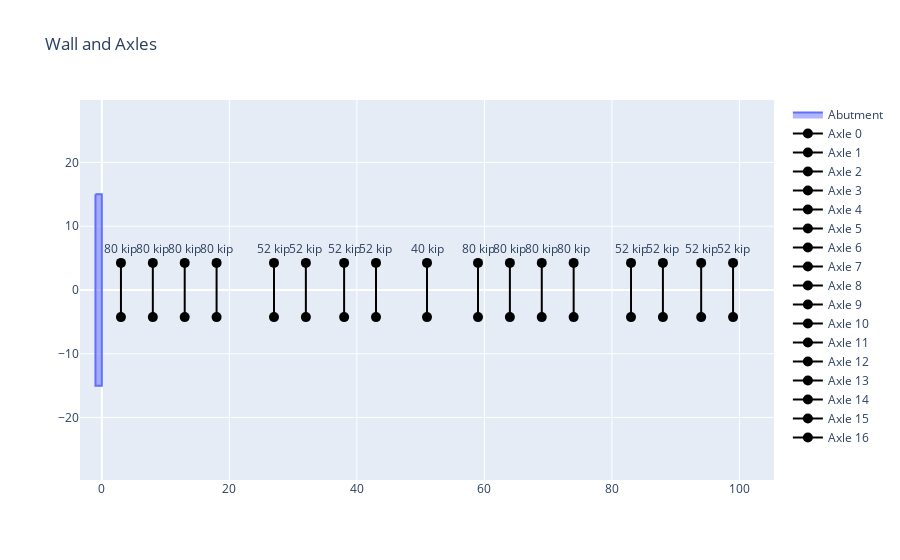

Notebook cell for this chart:
### Code cell
# Draw abutment & axle loads


fig = go.Figure()

# Plot the abutment
def plot_abutment(fig):

    x, y = abutment['plotx'], abutment['ploty']    
    fig.add_trace(go.Scatter(x=x, y=y,
                             mode='lines',
                             name='Abutment',
                             fill='toself'))
plot_abutment(fig)

def plot_axle_concentrated(fig):
    # Plot the axle loads
    for iaxle, iloc in enumerate(LL['locations']):
        # Usually greatest effect moves the 1st axle behind the wall
        # Positive offset would move 1st axle away
        
        
        x = [iloc, iloc]
        y = [dist['tie_width']/2, -dist['tie_width']/2]
        magnitude = LL['magnitudes'][iaxle]

        fig.add_trace(go.Scatter(x=x, y=y,
                                mode='lines+markers+text',
                                name=f'Axle {iaxle}',
                                marker_color='rgba(0, 0, 0, 1.0)',
                                text=[f'{magnitude} kip',''],
                                textposition='top center',
                                marker_size=10))
plot_axle_concentrated(fig)

fig.update_layout(title=dict(text="Wall and Axles"))
fig.update_yaxes(scaleanchor="x", scaleratio=1)
fig.show()

### Figure 1 — Plotly figure (JSON) as saved in the notebook; plotly's stock layout.template omitted (floating-point values rounded to 4 significant figures)
{"data": [{"fill": "toself", "mode": "lines", "name": "Abutment", "type": "scatter", "x": [-1, 0, 0, -1, -1], "y": [15, 15, -15, -15, 15]}, {"marker": {"color": "rgba(0, 0, 0, 1)", "size": 10}, "mode": "lines+markers+text", "name": "Axle 0", "text": ["80 kip", ""], "textposition": "top center", "type": "scatter", "x": [3, 3], "y": [4.25, -4.25]}, {"marker": {"color": "rgba(0, 0, 0, 1)", "size": 10}, "mode": "lines+markers+text", "name": "Axle 1", "text": ["80 kip", ""], "textposition": "top center", "type": "scatter", "x": [8, 8], "y": [4.25, -4.25]}, {"marker": {"color": "rgba(0, 0, 0, 1)", "size": 10}, "mode": "lines+markers+text", "name": "Axle 2", "text": ["80 kip", ""], "textposition": "top center", "type": "scatter", "x": [13, 13], "y": [4.25, -4.25]}, {"marker": {"color": "rgba(0, 0, 0, 1)", "size": 10}, "mode": "lines+markers+text", "name": "Axle 3", "text": ["80 kip", ""], "textposition": "top center", "type": "scatter", "x": [18, 18], "y": [4.25, -4.25]}, {"marker": {"color": "rgba(0, 0, 0, 1)", "size": 10}, "mode": "lines+markers+text", "name": "Axle 4", "text": ["52 kip", ""], "textposition": "top center", "type": "scatter", "x": [27, 27], "y": [4.25, -4.25]}, {"marker": {"color": "rgba(0, 0, 0, 1)", "size": 10}, "mode": "lines+markers+text", "name": "Axle 5", "text": ["52 kip", ""], "textposition": "top center", "type": "scatter", "x": [32, 32], "y": [4.25, -4.25]}, {"marker": {"color": "rgba(0, 0, 0, 1)", "size": 10}, "mode": "lines+markers+text", "name": "Axle 6", "text": ["52 kip", ""], "textposition": "top center", "type": "scatter", "x": [38, 38], "y": [4.25, -4.25]}, {"marker": {"color": "rgba(0, 0, 0, 1)", "size": 10}, "mode": "lines+markers+text", "name": "Axle 7", "text": ["52 kip", ""], "textposition": "top center", "type": "scatter", "x": [43, 43], "y": [4.25, -4.25]}, {"marker": {"color": "rgba(0, 0, 0, 1)", "size": 10}, "mode": "lines+markers+text", "name": "Axle 8", "text": ["40 kip", ""], "textposition": "top center", "type": "scatter", "x": [51, 51], "y": [4.25, -4.25]}, {"marker": {"color": "rgba(0, 0, 0, 1)", "size": 10}, "mode": "lines+markers+text", "name": "Axle 9", "text": ["80 kip", ""], "textposition": "top center", "type": "scatter", "x": [59, 59], "y": [4.25, -4.25]}, {"marker": {"color": "rgba(0, 0, 0, 1)", "size": 10}, "mode": "lines+markers+text", "name": "Axle 10", "text": ["80 kip", ""], "textposition": "top center", "type": "scatter", "x": [64, 64], "y": [4.25, -4.25]}, {"marker": {"color": "rgba(0, 0, 0, 1)", "size": 10}, "mode": "lines+markers+text", "name": "Axle 11", "text": ["80 kip", ""], "textposition": "top center", "type": "scatter", "x": [69, 69], "y": [4.25, -4.25]}, {"marker": {"color": "rgba(0, 0, 0, 1)", "size": 10}, "mode": "lines+markers+text", "name": "Axle 12", "text": ["80 kip", ""], "textposition": "top center", "type": "scatter", "x": [74, 74], "y": [4.25, -4.25]}, {"marker": {"color": "rgba(0, 0, 0, 1)", "size": 10}, "mode": "lines+markers+text", "name": "Axle 13", "text": ["52 kip", ""], "textposition": "top center", "type": "scatter", "x": [83, 83], "y": [4.25, -4.25]}, {"marker": {"color": "rgba(0, 0, 0, 1)", "size": 10}, "mode": "lines+markers+text", "name": "Axle 14", "text": ["52 kip", ""], "textposition": "top center", "type": "scatter", "x": [88, 88], "y": [4.25, -4.25]}, {"marker": {"color": "rgba(0, 0, 0, 1)", "size": 10}, "mode": "lines+markers+text", "name": "Axle 15", "text": ["52 kip", ""], "textposition": "top center", "type": "scatter", "x": [94, 94], "y": [4.25, -4.25]}, {"marker": {"color": "rgba(0, 0, 0, 1)", "size": 10}, "mode": "lines+markers+text", "name": "Axle 16", "text": ["52 kip", ""], "textposition": "top center", "type": "scatter", "x": [99, 99], "y": [4.25, -4.25]}], "layout": {"autosize": true, "title": {"text": "Wall and Axles"}, "xaxis": {"autorange": true, "domain": [0, 1], "range": [-87.43, 189.4], "type": "linear"}, "yaxis": {"autorange": true, "domain": [0, 1], "range": [-16.67, 16.67], "scaleanchor": "x", "scaleratio": 1, "type": "linear"}}}
